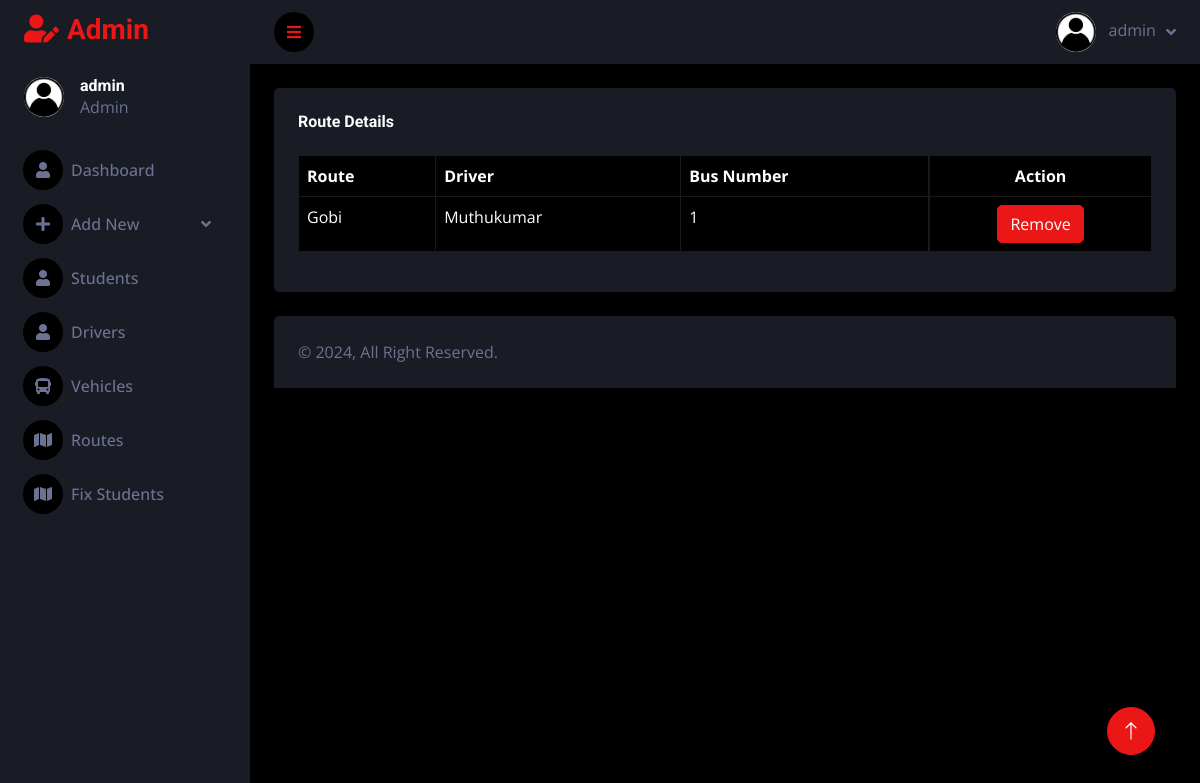
The page /admin/route.php (signed in) on the database its author committed.
### tables this page shows
CREATE TABLE `route` (
  `id` int(11) NOT NULL,
  `route` varchar(255) NOT NULL,
  `bus` int(11) NOT NULL,
  `driver` int(11) NOT NULL,
  `status` int(11) NOT NULL
);

CREATE TABLE `driver` (
  `id` int(11) NOT NULL,
  `name` varchar(255) NOT NULL,
  `age` int(11) NOT NULL,
  `exp` int(11) NOT NULL,
  `number` int(11) NOT NULL,
  `file` varchar(255) NOT NULL,
  `email` varchar(255) NOT NULL,
  `status` int(11) NOT NULL
);

CREATE TABLE `vehicle` (
  `id` int(11) NOT NULL,
  `name` varchar(255) NOT NULL,
  `category` varchar(255) NOT NULL,
  `seats` int(11) NOT NULL,
  `plate` varchar(255) NOT NULL,
  `number` int(11) NOT NULL,
  `year` int(11) NOT NULL,
  `owner` varchar(255) NOT NULL,
  `service` int(11) NOT NULL,
  `status` int(11) NOT NULL
);

### admin/route.php (the view, shortened to what this page needs)
<?php
require_once('header.php');
?>
            <div class="container-fluid pt-4 px-4">
                <div class="row g-4">
                <div class="col-12">
                        <div class="bg-secondary rounded h-100 p-4">
                            <h6 class="mb-4">Route Details</h6>
                                <table class="table table-bordered table-dark">
                                    <thead>
                                        <tr>
                                            <th scope="col">Route</th>
                                            <th scope="col">Driver</th>
                                            <th scope="col">Bus Number</th>
                                            <th scope="col" class="d-flex justify-content-center">Action</th>
                                        </tr>
                                    </thead>
                                    <tbody>
                                        <?php
                                            $sql="SELECT * FROM `route` WHERE status=1";
                                            $qry=mysqli_query($conn,$sql);
                                            while($row=mysqli_fetch_assoc($qry)){
                                                $route=$row['route'];
                                                $bus=$row['bus'];
                                                $driver=$row['driver'];
                                                $id=$row['id'];
                                            $sql1="SELECT * FROM `driver` WHERE id=$driver";
                                            $qry1=mysqli_query($conn,$sql1);
                                            while($row1=mysqli_fetch_assoc($qry1)){
                                                $name=$row1['name'];
                                            }
                                            $sql2="SELECT * FROM `vehicle` WHERE id=$bus";
                                            $qry2=mysqli_query($conn,$sql2);
                                            while($row2=mysqli_fetch_assoc($qry2)){
                                                $number=$row2['number'];
                                            }
                                            ?>
                                            <tr>
                                                <td><?php echo $route;?></td>
                                                <td><?php echo $name;?></td>
                                                <td><?php echo $number;?></td>
                                                <td class="d-flex justify-content-center"><a href="route.php?routeid=<?php echo $id;?>"><button class="btn btn-primary" name="remove" id="remove">Remove</button>
                                            </a></td>
                                                <?php } ?>
                                            </tr>
                                        </tbody>
                                    </table>
                            </div>
                        </div>
                    </div>
                </div>
<?php
require_once('footer.php');
?>

### admin/css/style.css (style rules this page uses)
:root { --primary: #EB1616; --secondary: #191C24; --light: #6C7293; --dark: #000000; }
.btn { transition: .5s; }

### rows shown on the page
route: route "Gobi", driver.name "Muthukumar", vehicle.number "1"

### other values the page prints
$uname "admin"
